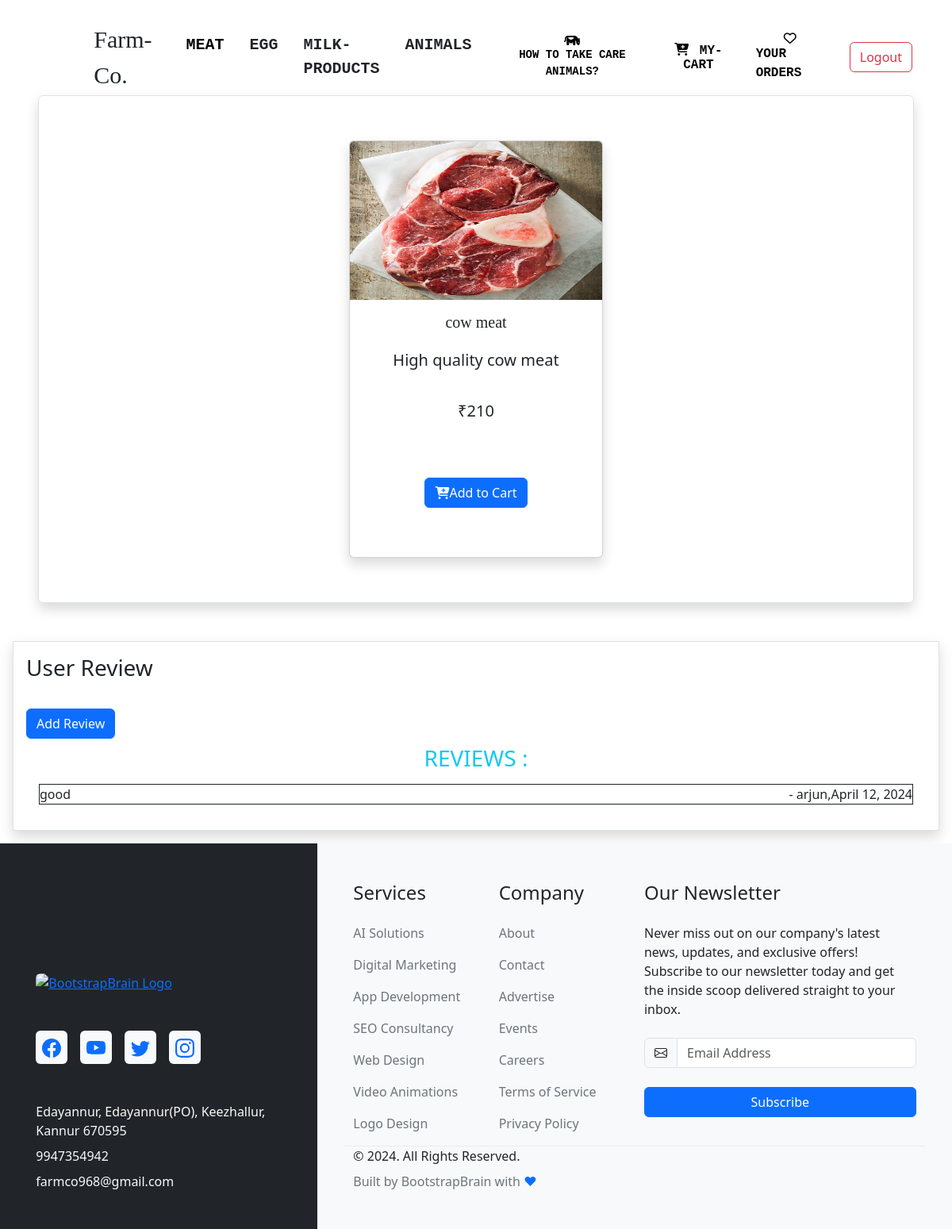
Screenshot of /user/det/14 (signed in) with the database file from the repository.
### account/models.py (models this page shows, shortened)
class products(models.Model):
    title=models.CharField(max_length=100)
    description=models.CharField(max_length=500)
    price=models.IntegerField()
    image=models.ImageField(upload_to="product_images")
    options=(
        ('kg','kg'),
        ('litre','litre'),
        ('packet','packet'),
        ('bottle','bottle'),
        ('tin','tin'),
        ('dozen','dozen'),
        ('cownumber','cownumber'),
        ('goatnumber','goatnumber'),
        ('chickennumber','chickennumber'),
        ('pignumber','pignumber'),
        ('ducknumber','ducknumber'),
        ('rabbitnumber','rabbitnumber'),
        ('horsenumber','horsenumber'),
    )
    categories=models.CharField(max_length=200,choices=options)
    stock=models.IntegerField()

class Review(models.Model):
    review=models.CharField(max_length=500)
    date=models.DateField(auto_now_add=True)
    product=models.ForeignKey(products,on_delete=models.CASCADE)
    user=models.ForeignKey(User,on_delete=models.CASCADE)

### user/views.py (the view)
# urls.py: path("det/<int:pid>",DetailsView.as_view(),name="det"),
@method_decorator(dec,name="dispatch")
class DetailsView(DetailView):
    template_name="details.html"
    queryset=products.objects.all()
    pk_url_kwarg='pid'
    context_object_name="product"
    def get_context_data(self,**kwargs: Any):
        context=super().get_context_data(**kwargs)
        pid=self.kwargs.get('pid')
        product=products.objects.get(id=pid)
        rev=Review.objects.filter(product=product)
        context["reviews"]=rev
        return context

### user/views.py (called while the page is built)
def signin_required(fn):
    def inner(request,*args,**kwargs):
        if request.user.is_authenticated:
            return fn(request,*args,**kwargs)
        else:
            return redirect("log")
    return inner

### user/templates/details.html (shortened to what this page needs)
{% extends 'navbar.html' %}
{% block main %}
<br><br><br>
<div class="p-5 m-5 d-flex justify-content-center border shadow rounded" style="height: 80vh;">
    <div class="card shadow m-2" style="width: 20rem;">
        <img src="{{product.image.url}}" class="card-img-top" height="200px" alt="...">
        <div class="card-body text-center">
            <h5 class="card-title" style="font-family: cursive;">{{product.title}}</h5>
            <h5 class="card-body">{{product.description}}</h5>
            <h5 class="card-body">₹{{product.price}}</h5>
            <a href="{% url 'acart' product.id %}" class="btn btn-primary mt-5">
            <i class="fa-solid fa-cart-plus"></i>Add to Cart</a>
        </div>
    </div>
</div>
<div class="p-3 m-3 border shadow w-90">
    <h3>
        <span>User Review</span> <br><br>
        <button class="btn btn-primary ms-auto" type="button" data-bs-toggle="collapse" data-bs-target="#collapseExample" aria-expanded="false" aria-controls="collapseExample">
            Add Review
          </button>
    </h3>
    <h3 class="text-center text-info">REVIEWS :</h3>
    {% for i in reviews %}
        <div class="border border-dark border-1 m-3">
            {{i.review}}
            <span class="float-end">
                - {{i.user}},{{i.date}}
            </span>
        </div>
    {% endfor %}
</div>
{% endblock main %}

### rows the page displays
products: image (picture), title "cow meat", description "High quality cow meat", price "210"
Review: review "good", user "arjun", date "April 12, 2024"
